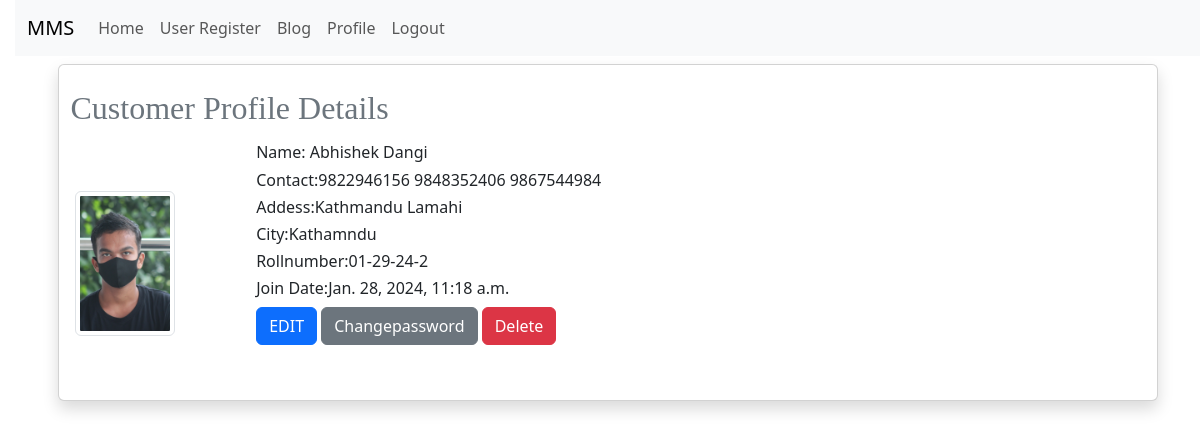
Screenshot of /profile/ (signed in) with the database file from the repository.
### app/models.py (models this page shows, shortened)
class Customer(models.Model):
    member = models.ForeignKey(User, on_delete=models.CASCADE)
    images = models.ImageField(upload_to="Customer/%Y/%m/%d", blank=False)
    street_address = models.CharField(max_length=255, blank=True, null=True)
    street_address2 = models.CharField(max_length=255, blank=True, null=True)
    city = models.CharField(max_length=100, blank=True, null=True)
    state_province = models.CharField(max_length=100, blank=True, null=True)
    date_of_signature = models.DateTimeField(default=timezone.now)
    contact = models.CharField(max_length=10)
    emergency_contact = models.CharField(max_length=10, blank=True, null=True)
    emergency_contact2 = models.CharField(max_length=10, blank=True, null=True)
    rollnumber = models.CharField(max_length=20, unique=True, editable=False)

### app/views.py (the view)
# urls.py: path('profile/', UserProfileView.as_view(), name='profile'),
class UserProfileView(LoginRequiredMixin, View):
    template_name = "app/customer_profile.html"
    login_url = "/user_login/"
    def get(self, request, *args, **kwargs):
        try:
            user_profile = Customer.objects.get(member=request.user)
            context = {"user_profile": user_profile}
            return render(request, self.template_name, context)
        except ObjectDoesNotExist:
            messages.success(request, "You are not Customer...!")
            return redirect("home")

### template/app/customer_profile.html
{% extends "app/base.html" %}
{% block content %}
<div class="card shadow m-2">
     <div class="card-body">
          <div class="row">
               <h2 class="p-2 text-secondary"> Customer Profile Details</h2>
               <div class="col-md-2">
                    <img src="{{ user_profile.images.url }}" alt="Images" height="100" width="100"
                         class="img-thumbnail  my-5 d-flex">
               </div>
               <div class="col-md-10">
                    <h6 class="col-sm-6 form-group form-row">Name: {{user_profile.member.first_name}}
                         {{user_profile.member.last_name}}</h6>
                    <h6 class="col-sm-6 form-group form-row">Contact:{{user_profile.contact}}
                         {{user_profile.emergency_contact}} {{user_profile.emergency_contact2}}</h6>
                    <h6 class="col-sm-6 form-group form-row">Addess:{{user_profile.street_address}}
                         {{user_profile.street_address2}}</h6>
                    <h6 class="col-sm-6 form-group form-row">City:{{user_profile.city}}</h6>
                    <h6 class="col-sm-6 form-group form-row">Rollnumber:{{user_profile.rollnumber}}</h6>
                    <h6 class="col-sm-6 form-group form-row">Join Date:{{user_profile.date_of_signature}}</h6>
                    <a href="{% url 'profile_edit' %}" class="btn btn-primary ">EDIT</a>
                    <a href="{% url 'change_password' %}" class="btn btn-secondary ">Changepassword</a>
                    <a href="{% url 'delete_account' %}" class="btn btn-danger "  onclick="return confirm('Are you sure?')">Delete</a>
               </div>
          </div>
     </div>
</div>
{% endblock content %}

### static/css/blog.css (style rules this page uses)
body { padding-left: 15px; }
h1, h2, h3, h4 { font-family: "Lobster", cursive; }

### rows the page displays
Customer: images (picture), member.first_name "Abhishek", member.last_name "Dangi", contact "9822946156", emergency_contact "9848352406", emergency_contact2 "9867544984", street_address "Kathmandu", street_address2 "Lamahi", city "Kathamndu", rollnumber "01-29-24-2", date_of_signature "Jan. 28, 2024, 11:18 a.m."
